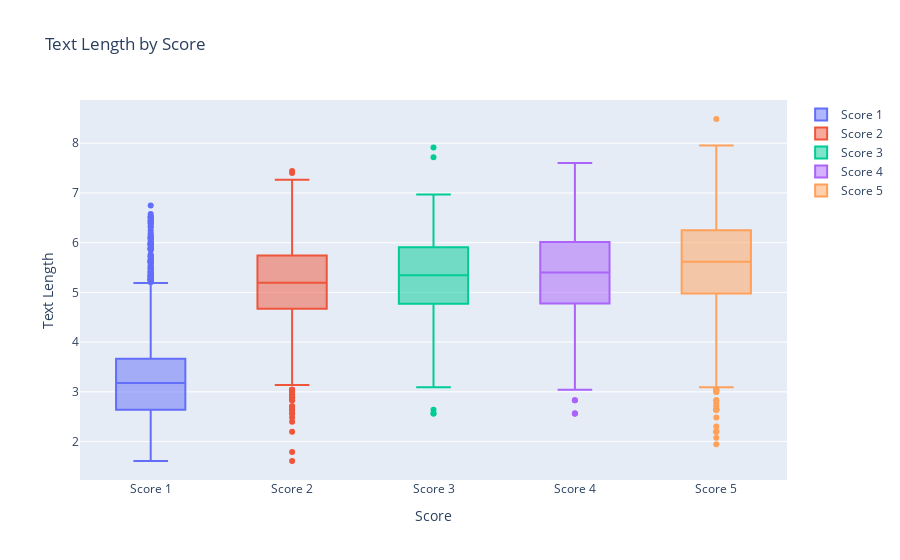

Source (notebook cell):
### Code cell
fig = go.Figure()

fig.update_layout(
    title='Text Length by Score',
    xaxis=dict(title='Score'),
    yaxis=dict(title='Text Length'),
    height=600,
)

for score in range(1, 6):
    _df = df[df.score == score]
    fig.add_trace(
        go.Box(
            y = _df['log_text_len'],
            name=f'Score {score}',
        )
    )
fig.show()

### Figure 1 — Plotly figure (JSON) as saved in the notebook; plotly's stock layout.template omitted (floating-point values rounded to 4 significant figures; data arrays with more than 128 entries replaced by an {"elided": "..."} marker saying what was removed)
{"data": [{"name": "Score 1", "type": "box", "y": {"elided": "1861 float values"}}, {"name": "Score 2", "type": "box", "y": {"elided": "750 float values"}}, {"name": "Score 3", "type": "box", "y": {"elided": "454 float values"}}, {"name": "Score 4", "type": "box", "y": {"elided": "700 float values"}}, {"name": "Score 5", "type": "box", "y": {"elided": "2354 float values"}}], "layout": {"autosize": true, "title": {"text": "Text Length by Score"}, "xaxis": {"autorange": true, "range": [-0.5, 4.5], "title": {"text": "Score"}, "type": "category"}, "yaxis": {"autorange": true, "range": [1.227, 8.869], "title": {"text": "Text Length"}, "type": "linear"}}}
